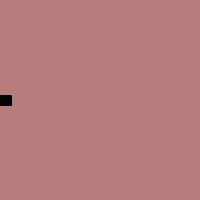
Frame 1 (no input)
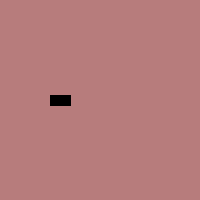
Frame 60 (the mouse pressed at the canvas centre just before this capture)
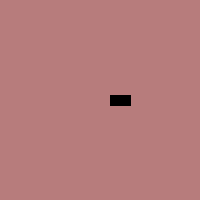
Frame 120 (the mouse held since frame 60 and released just before this capture)

The Processing sketch that drew these frames (run headless with seeded random() and noise(); from frame 60 on, the mouse is pressed at the canvas centre):

// Processing sketch: processing_168823
// ── processing_168823.pde


Car myCar;

void setup () {
  size (200, 200);
  myCar = new Car();
}

void draw() {
  background(#B77C7C);
  myCar.drive();
  myCar.display();
}

class Car {
  color c;
  float xpos;
  float ypos;
  float xspeed;
  float rwidth;
  float rheight;


  Car() { //konstruktor
    c = color(0);
    xpos = 0;
    ypos = 100;
    xspeed = 1;
    rwidth = 20;
    rheight= 10;
  }

  void display() {
    rectMode(CENTER);
    fill(c);
    rect(xpos, ypos, rwidth, rheight);
  }

  void drive() {
    xpos += xspeed;
    if (xpos+rwidth > width || xpos==0) {
      xspeed *= -1;
    }
  }
}//end class Car
